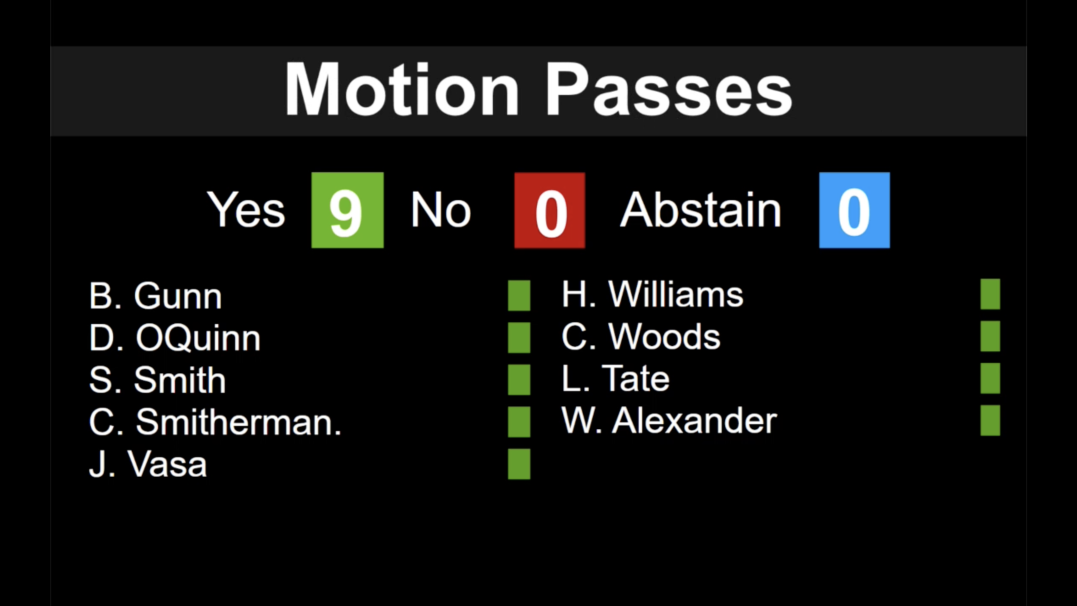
#> input picture tests/fixtures/vote_frames/motion_passes_full_council.png, 3230 x 1816 px (shown at 1/3 size)
$ python -i ocr.py   (imports and definitions only)
#> lines starting #> are read from the running program, lines starting #| are printed output that depends on the picture; after the words box and inside, x2 and y2 are one past the last pixel; in counts of white or black regions, pixels touching at a corner belong together
"""OCR helpers for Birmingham vote-display frames.

Two public functions:
- ``extract_vote_text(frame)`` returns the full white-on-black text of a
  vote frame (header + names) for logging and debugging.
- ``extract_counts(frame)`` returns ``{yeas, nays, abstentions}`` read
  cleanly from the three colored count boxes. This is the signal the
  terminal-frame pipeline consumes.

Member-level dot sampling used to live here under fixed-coordinate
layouts; it has moved to ``vote_layout.detect_member_rows`` which works
spatially and survives name reflow when members are absent.
"""

from __future__ import annotations

import cv2
import numpy as np
import pytesseract
from PIL import Image

# --- Tuning constants ------------------------------------------------------

# Vertical band of the frame (as a fraction of height) where vote count boxes
# live. Birmingham renders them just under the header, around 22-42% from
# the top. The band is kept tight on purpose — a looser crop pulls in dots
# from the name list and breaks box detection.
COUNT_BAND_TOP = 0.22
COUNT_BAND_BOTTOM = 0.42

# Minimum count-box side as a fraction of band height. Real count boxes
# fill most of the band height; tiny blobs are OCR specks / noise.
COUNT_BOX_MIN_SIDE_FRACTION = 0.3
# Minimum chromatic spread (max-min BGR channel) for a blob to count as a
# colored box rather than grayscale text.
COUNT_BOX_MIN_CHROMATIC_SPREAD = 30
# Fractional inner padding applied before OCR'ing the digit inside a box.
# A tight pad lets saturated edge pixels leak into the digit image.
COUNT_BOX_INNER_PAD_FRACTION = 0.12

# Saturation threshold to consider a pixel "colored" when looking for boxes
# vs "white" when isolating text on the colored background.
COLOR_SAT_THRESHOLD = 40
TEXT_SAT_THRESHOLD = 50
TEXT_VALUE_THRESHOLD = 30

# Minimum bounding-box dimension (in pixels) to count as a vote count box.
MIN_BOX_SIZE = 40

# OCR upscale factor for the count digits — Tesseract reads small digits poorly.
DIGIT_UPSCALE = 8


# --- Vote frame text OCR ---------------------------------------------------


def extract_vote_text(frame: np.ndarray) -> str:
    """Return the white-on-black text (header + names) from a vote frame.

    Used only for debug logging — the terminal-frame pipeline reads
    counts via ``extract_counts`` and members via
    ``vote_layout.detect_member_rows``, so this output is no longer
    machine-consumed.
    """
    gray = cv2.cvtColor(frame, cv2.COLOR_BGR2GRAY)
    hsv = cv2.cvtColor(frame, cv2.COLOR_BGR2HSV)

    _, white_text = cv2.threshold(gray, 180, 255, cv2.THRESH_BINARY)
    full_color_mask = (hsv[:, :, 1] > TEXT_SAT_THRESHOLD) & (
        hsv[:, :, 2] > TEXT_VALUE_THRESHOLD
    )
    white_text[full_color_mask] = 0
    inverted = cv2.bitwise_not(white_text)
    return pytesseract.image_to_string(Image.fromarray(inverted), config="--psm 6")


def _read_count_boxes(frame: np.ndarray, frame_height: int) -> list[dict]:
    """Locate the colored count boxes and OCR their digits.

    Returns a list of ``{x, color, digit}`` dicts sorted left-to-right.

    Selection rules:
    - box side ≥ ``COUNT_BOX_MIN_SIDE_FRACTION`` of band height
    - chromatic spread ≥ ``COUNT_BOX_MIN_CHROMATIC_SPREAD`` (rejects
      grayscale text blobs even when they cross the saturation floor)
    """
    y_start = int(frame_height * COUNT_BAND_TOP)
    y_end = int(frame_height * COUNT_BAND_BOTTOM)
    count_band = frame[y_start:y_end, :]
    band_height = count_band.shape[0]
    count_hsv = cv2.cvtColor(count_band, cv2.COLOR_BGR2HSV)

    sat_mask = (count_hsv[:, :, 1] > COLOR_SAT_THRESHOLD).astype(np.uint8) * 255
    contours, _ = cv2.findContours(sat_mask, cv2.RETR_EXTERNAL, cv2.CHAIN_APPROX_SIMPLE)

    min_side = max(MIN_BOX_SIZE, int(band_height * COUNT_BOX_MIN_SIDE_FRACTION))

    boxes: list[dict] = []
    for contour in contours:
        x, y_rel, cw, ch = cv2.boundingRect(contour)
        if cw < min_side or ch < min_side:
            continue
        y_abs = y_rel + y_start
        box_roi = frame[y_abs : y_abs + ch, x : x + cw]
        avg_b = float(np.mean(box_roi[:, :, 0]))
        avg_g = float(np.mean(box_roi[:, :, 1]))
        avg_r = float(np.mean(box_roi[:, :, 2]))
        spread = max(avg_r, avg_g, avg_b) - min(avg_r, avg_g, avg_b)
        if spread < COUNT_BOX_MIN_CHROMATIC_SPREAD:
            continue

        color = _classify_box_color(box_roi)
        digit = _ocr_digit_in_box(frame, x, y_abs, cw, ch)
        boxes.append({"x": x, "color": color, "digit": digit})

    boxes.sort(key=lambda b: b["x"])
    return boxes


def extract_counts(frame: np.ndarray) -> dict[str, int | None]:
    """Return ``{"yeas": int|None, "nays": int|None, "abstentions": int|None}``.

    Each count is read from its own color-classified box, so a bad OCR
    on one box doesn't corrupt the others. Unreadable digits become
    ``None`` — never a silent zero.
    """
    h = frame.shape[0]
    boxes = _read_count_boxes(frame, h)

    # Keep only the largest box per color (in case spurious blobs slipped
    # through the filters), then read each digit into a dict.
    by_color: dict[str, str] = {}
    for box in boxes:
        color = box["color"]
        if color in ("yes", "no", "abstain") and color not in by_color:
            by_color[color] = box["digit"]

    def _parse(raw: str | None) -> int | None:
        if not raw:
            return None
        # Keep digits only; "Q"/"O" → we don't guess, we return None.
        digits = "".join(ch for ch in raw if ch.isdigit())
        if not digits:
            return None
        value = int(digits)
        return value if 0 <= value <= 20 else None

    return {
        "yeas": _parse(by_color.get("yes")),
        "nays": _parse(by_color.get("no")),
        "abstentions": _parse(by_color.get("abstain")),
    }


def _classify_box_color(box_bgr: np.ndarray) -> str:
    """Classify a count box as red/green/blue based on average BGR.

    Hue-based classification is unreliable because of MPEG color smearing;
    averaging the BGR channels and taking the dominant one is more robust.
    """
    avg_b = float(np.mean(box_bgr[:, :, 0]))
    avg_g = float(np.mean(box_bgr[:, :, 1]))
    avg_r = float(np.mean(box_bgr[:, :, 2]))

    if avg_r > avg_g and avg_r > avg_b:
        # Yellow/green can also be red-dominant; disambiguate by green level.
        return "no" if avg_g < 100 else "yes"
    if avg_g > avg_r and avg_g > avg_b:
        return "yes"
    if avg_b > avg_r and avg_b > avg_g:
        return "abstain"
    return "unknown"


def _ocr_digit_in_box(frame: np.ndarray, x: int, y_abs: int, cw: int, ch: int) -> str:
    """Read a single digit out of a count box.

    Strategy: white text sits on a saturated background, so the inverted
    saturation channel isolates the text. Threshold + upscale + Tesseract
    with a digit whitelist.

    The inner pad is proportional (``COUNT_BOX_INNER_PAD_FRACTION``) so
    that saturated edge pixels on high-resolution frames don't leak into
    the digit image — a hard-coded 2-pixel pad is too tight on 1820p.
    """
    pad = max(2, int(min(cw, ch) * COUNT_BOX_INNER_PAD_FRACTION))
    box_roi = frame[y_abs + pad : y_abs + ch - pad, x + pad : x + cw - pad]
    if box_roi.size == 0:
        return ""

    roi_hsv = cv2.cvtColor(box_roi, cv2.COLOR_BGR2HSV)
    sat_inv = cv2.bitwise_not(roi_hsv[:, :, 1])
    _, sat_t = cv2.threshold(sat_inv, 200, 255, cv2.THRESH_BINARY)
    upscaled = cv2.resize(
        sat_t,
        (sat_t.shape[1] * DIGIT_UPSCALE, sat_t.shape[0] * DIGIT_UPSCALE),
        interpolation=cv2.INTER_CUBIC,
    )
    digit_img = cv2.bitwise_not(upscaled)  # black text on white for Tesseract

    # Try PSM 8 (single word) first — it handles the Birmingham count
    # font better than PSM 10 (single character), which returns empty
    # for stylized digits. Fall through if it returns nothing.
    for psm in (8, 13, 10):
        result = pytesseract.image_to_string(
            Image.fromarray(digit_img),
            config=f"--psm {psm} -c tessedit_char_whitelist=0123456789",
        ).strip()
        if result:
            return result
    return ""

>>> import cv2
>>> picture = cv2.imread('../../../../tests/fixtures/vote_frames/motion_passes_full_council.png')
#> picture is the input picture: shape (1816, 3230, 3); mean B, G, R 17.4, 18.7, 18.2
>>> result = extract_counts(picture)
#> in _read_count_boxes, `count_band = frame[y_start:y_end, :]`:
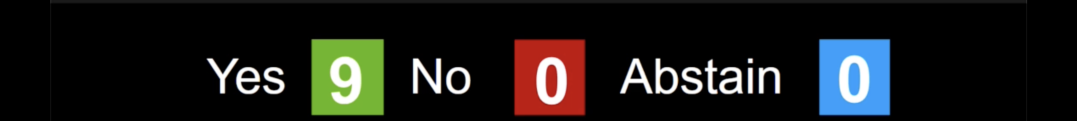
#> count_band: shape (363, 3230, 3) (shown at 1/3 size); mean B, G, R 24.3, 26.1, 25.9
#> in _read_count_boxes, `count_hsv = cv2.cvtColor(count_band, cv2.COLOR_BGR2HSV)`: count_hsv: shape (363, 3230, 3); mean H, S, V 11.9, 33.1, 34.4
#> in _read_count_boxes, `sat_mask = (count_hsv[:, :, 1] > COLOR_SAT_THRESHOLD).astype(np.uint8)..`:
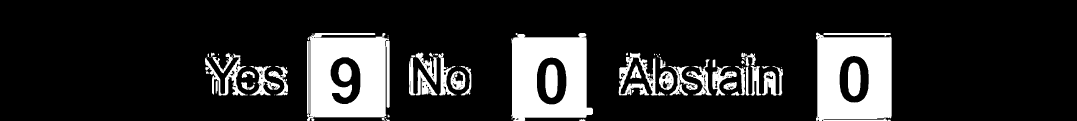
#> sat_mask: shape (363, 3230) (shown at 1/3 size); 16.6% white; 99 white regions (41 under 20 px)
#> in _read_count_boxes, `contours, _ = cv2.findContours(sat_mask, cv2.RETR_EXTERNAL, cv2.CHAIN_..`: contours = 95 contours, 42 with area under 20; largest, box (x1, y1, x2, y2) and area: (2448, 97, 2675, 363) 54982, (921, 99, 1167, 363) 54968, (1534, 99, 1779, 363) 54659, (1856, 158, 1995, 287) 5059, (615, 161, 744, 287) 3732
#> the loop in _read_count_boxes, `for contour in contours:` made 93 passes
#> (x, y_rel, cw, ch) on passes 1, 2, 3, 4, 5, 6, 7, 12, 13, 15, 16, 17: (2663, 359, 9, 4), (1738, 356, 18, 7), (1158, 356, 11, 7), (934, 356, 9, 7), (1145, 354, 11, 9), (943, 353, 1, 1), (1163, 344, 6, 8), (2038, 278, 3, 6), (1895, 270, 7, 10), (759, 248, 7, 4), (724, 247, 39, 23), (2170, 246, 40, 24)
#> (contour, x, y_rel, cw, ch) on passes 8, 9, 10, 11, 14, 28: ([[2181, 284], [2182, 284]], 2181, 284, 2, 1), ([[1998, 284], [1998, 285], [2001, 285], [2002, 284]], 1998, 284, 5, 2), ([[822, 284], [823, 285], [824, 285], [824, 284]], 822, 284, 3, 2), ([[1950, 283], [1951, 283]], 1950, 283, 2, 1), ([[2049, 251], [2049, 253], [2050, 253], [2049, 252]], 2049, 251, 2, 3), ([[2343, 202], [2344, 203], [2345, 203], [2345, 202]], 2343, 202, 3, 2)
#> after the loop in _read_count_boxes, `for contour in contours:`:
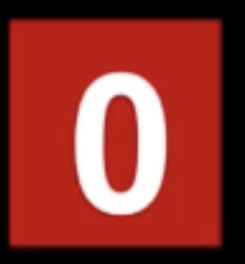
#> box_roi: shape (264, 245, 3); mean B, G, R 46.4, 53.5, 143.3
#> after the loop in _read_count_boxes, `for contour in contours:`: boxes = []
#> (the run stopped early here; a loop or call above may not have finished)
